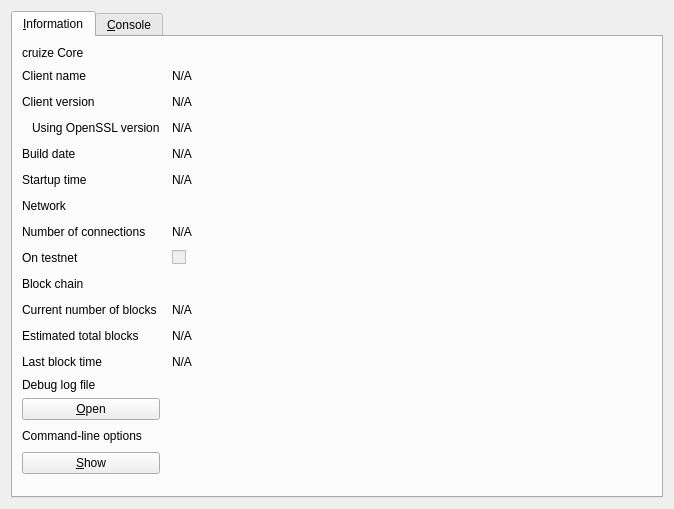
<?xml version="1.0" encoding="UTF-8"?>
<ui version="4.0">
 <class>RPCConsole</class>
 <widget class="QDialog" name="RPCConsole">
  <property name="geometry">
   <rect>
    <x>0</x>
    <y>0</y>
    <width>674</width>
    <height>509</height>
   </rect>
  </property>
  <property name="windowTitle">
   <string>cruize - Debug window</string>
  </property>
  <layout class="QVBoxLayout" name="verticalLayout_2">
   <item>
    <widget class="QTabWidget" name="tabWidget">
     <property name="currentIndex">
      <number>0</number>
     </property>
     <widget class="QWidget" name="tab_info">
      <attribute name="title">
       <string>&amp;Information</string>
      </attribute>
      <layout class="QGridLayout" name="gridLayout" columnstretch="0,1,0,0">
       <property name="horizontalSpacing">
        <number>12</number>
       </property>
       <item row="12" column="0">
        <widget class="QLabel" name="label_2">
         <property name="text">
          <string>Last block time</string>
         </property>
        </widget>
       </item>
       <item row="9" column="0">
        <widget class="QLabel" name="label_10">
         <property name="font">
          <font>
           <weight>50</weight>
           <bold>false</bold>
          </font>
         </property>
         <property name="text">
          <string>Block chain</string>
         </property>
        </widget>
       </item>
       <item row="8" column="1">
        <widget class="QCheckBox" name="isTestNet">
         <property name="enabled">
          <bool>false</bool>
         </property>
         <property name="text">
          <string/>
         </property>
        </widget>
       </item>
       <item row="11" column="1">
        <widget class="QLabel" name="totalBlocks">
         <property name="cursor">
          <cursorShape>IBeamCursor</cursorShape>
         </property>
         <property name="text">
          <string>N/A</string>
         </property>
         <property name="textFormat">
          <enum>Qt::PlainText</enum>
         </property>
         <property name="textInteractionFlags">
          <set>Qt::LinksAccessibleByMouse|Qt::TextSelectableByKeyboard|Qt::TextSelectableByMouse</set>
         </property>
        </widget>
       </item>
       <item row="10" column="0">
        <widget class="QLabel" name="label_3">
         <property name="text">
          <string>Current number of blocks</string>
         </property>
        </widget>
       </item>
       <item row="7" column="1">
        <widget class="QLabel" name="numberOfConnections">
         <property name="cursor">
          <cursorShape>IBeamCursor</cursorShape>
         </property>
         <property name="text">
          <string>N/A</string>
         </property>
         <property name="textFormat">
          <enum>Qt::PlainText</enum>
         </property>
         <property name="textInteractionFlags">
          <set>Qt::LinksAccessibleByMouse|Qt::TextSelectableByKeyboard|Qt::TextSelectableByMouse</set>
         </property>
        </widget>
       </item>
       <item row="7" column="0">
        <widget class="QLabel" name="label_7">
         <property name="text">
          <string>Number of connections</string>
         </property>
        </widget>
       </item>
       <item row="10" column="1">
        <widget class="QLabel" name="numberOfBlocks">
         <property name="cursor">
          <cursorShape>IBeamCursor</cursorShape>
         </property>
         <property name="text">
          <string>N/A</string>
         </property>
         <property name="textFormat">
          <enum>Qt::PlainText</enum>
         </property>
         <property name="textInteractionFlags">
          <set>Qt::LinksAccessibleByMouse|Qt::TextSelectableByKeyboard|Qt::TextSelectableByMouse</set>
         </property>
        </widget>
       </item>
       <item row="8" column="0">
        <widget class="QLabel" name="label_8">
         <property name="text">
          <string>On testnet</string>
         </property>
        </widget>
       </item>
       <item row="11" column="0">
        <widget class="QLabel" name="label_4">
         <property name="text">
          <string>Estimated total blocks</string>
         </property>
        </widget>
       </item>
       <item row="4" column="2">
        <spacer name="horizontalSpacer">
         <property name="orientation">
          <enum>Qt::Horizontal</enum>
         </property>
         <property name="sizeHint" stdset="0">
          <size>
           <width>40</width>
           <height>20</height>
          </size>
         </property>
        </spacer>
       </item>
       <item row="1" column="2">
        <spacer name="horizontalSpacer_2">
         <property name="orientation">
          <enum>Qt::Horizontal</enum>
         </property>
         <property name="sizeHint" stdset="0">
          <size>
           <width>40</width>
           <height>20</height>
          </size>
         </property>
        </spacer>
       </item>
       <item row="2" column="2">
        <spacer name="horizontalSpacer_3">
         <property name="orientation">
          <enum>Qt::Horizontal</enum>
         </property>
         <property name="sizeHint" stdset="0">
          <size>
           <width>40</width>
           <height>20</height>
          </size>
         </property>
        </spacer>
       </item>
       <item row="3" column="2">
        <spacer name="horizontalSpacer_4">
         <property name="orientation">
          <enum>Qt::Horizontal</enum>
         </property>
         <property name="sizeHint" stdset="0">
          <size>
           <width>40</width>
           <height>20</height>
          </size>
         </property>
        </spacer>
       </item>
       <item row="4" column="0">
        <widget class="QLabel" name="label_12">
         <property name="text">
          <string>Build date</string>
         </property>
        </widget>
       </item>
       <item row="3" column="1">
        <widget class="QLabel" name="openSSLVersion">
         <property name="cursor">
          <cursorShape>IBeamCursor</cursorShape>
         </property>
         <property name="text">
          <string>N/A</string>
         </property>
         <property name="textFormat">
          <enum>Qt::PlainText</enum>
         </property>
         <property name="textInteractionFlags">
          <set>Qt::LinksAccessibleByMouse|Qt::TextSelectableByKeyboard|Qt::TextSelectableByMouse</set>
         </property>
        </widget>
       </item>
       <item row="0" column="0">
        <widget class="QLabel" name="label_9">
         <property name="font">
          <font>
           <weight>50</weight>
           <bold>false</bold>
          </font>
         </property>
         <property name="text">
          <string>cruize Core</string>
         </property>
        </widget>
       </item>
       <item row="2" column="0">
        <widget class="QLabel" name="label_6">
         <property name="text">
          <string>Client version</string>
         </property>
        </widget>
       </item>
       <item row="1" column="0">
        <widget class="QLabel" name="label_5">
         <property name="text">
          <string>Client name</string>
         </property>
        </widget>
       </item>
       <item row="3" column="0">
        <widget class="QLabel" name="label_14">
         <property name="text">
          <string>Using OpenSSL version</string>
         </property>
         <property name="indent">
          <number>10</number>
         </property>
        </widget>
       </item>
       <item row="2" column="1">
        <widget class="QLabel" name="clientVersion">
         <property name="cursor">
          <cursorShape>IBeamCursor</cursorShape>
         </property>
         <property name="text">
          <string>N/A</string>
         </property>
         <property name="textFormat">
          <enum>Qt::PlainText</enum>
         </property>
         <property name="textInteractionFlags">
          <set>Qt::LinksAccessibleByMouse|Qt::TextSelectableByKeyboard|Qt::TextSelectableByMouse</set>
         </property>
        </widget>
       </item>
       <item row="1" column="1">
        <widget class="QLabel" name="clientName">
         <property name="cursor">
          <cursorShape>IBeamCursor</cursorShape>
         </property>
         <property name="text">
          <string>N/A</string>
         </property>
         <property name="textFormat">
          <enum>Qt::PlainText</enum>
         </property>
         <property name="textInteractionFlags">
          <set>Qt::LinksAccessibleByMouse|Qt::TextSelectableByKeyboard|Qt::TextSelectableByMouse</set>
         </property>
        </widget>
       </item>
       <item row="4" column="1">
        <widget class="QLabel" name="buildDate">
         <property name="cursor">
          <cursorShape>IBeamCursor</cursorShape>
         </property>
         <property name="text">
          <string>N/A</string>
         </property>
         <property name="textFormat">
          <enum>Qt::PlainText</enum>
         </property>
         <property name="textInteractionFlags">
          <set>Qt::LinksAccessibleByMouse|Qt::TextSelectableByKeyboard|Qt::TextSelectableByMouse</set>
         </property>
        </widget>
       </item>
       <item row="5" column="0">
        <widget class="QLabel" name="label_13">
         <property name="text">
          <string>Startup time</string>
         </property>
        </widget>
       </item>
       <item row="5" column="1">
        <widget class="QLabel" name="startupTime">
         <property name="cursor">
          <cursorShape>IBeamCursor</cursorShape>
         </property>
         <property name="text">
          <string>N/A</string>
         </property>
         <property name="textFormat">
          <enum>Qt::PlainText</enum>
         </property>
         <property name="textInteractionFlags">
          <set>Qt::LinksAccessibleByMouse|Qt::TextSelectableByKeyboard|Qt::TextSelectableByMouse</set>
         </property>
        </widget>
       </item>
       <item row="6" column="0">
        <widget class="QLabel" name="label_11">
         <property name="font">
          <font>
           <weight>50</weight>
           <bold>false</bold>
          </font>
         </property>
         <property name="text">
          <string>Network</string>
         </property>
        </widget>
       </item>
       <item row="6" column="2">
        <spacer name="horizontalSpacer_6">
         <property name="orientation">
          <enum>Qt::Horizontal</enum>
         </property>
         <property name="sizeHint" stdset="0">
          <size>
           <width>40</width>
           <height>20</height>
          </size>
         </property>
        </spacer>
       </item>
       <item row="5" column="2">
        <spacer name="horizontalSpacer_5">
         <property name="orientation">
          <enum>Qt::Horizontal</enum>
         </property>
         <property name="sizeHint" stdset="0">
          <size>
           <width>40</width>
           <height>20</height>
          </size>
         </property>
        </spacer>
       </item>
       <item row="12" column="1">
        <widget class="QLabel" name="lastBlockTime">
         <property name="cursor">
          <cursorShape>IBeamCursor</cursorShape>
         </property>
         <property name="text">
          <string>N/A</string>
         </property>
         <property name="textFormat">
          <enum>Qt::PlainText</enum>
         </property>
         <property name="textInteractionFlags">
          <set>Qt::LinksAccessibleByMouse|Qt::TextSelectableByKeyboard|Qt::TextSelectableByMouse</set>
         </property>
        </widget>
       </item>
       <item row="13" column="0">
        <spacer name="verticalSpacer_2">
         <property name="orientation">
          <enum>Qt::Vertical</enum>
         </property>
         <property name="sizeHint" stdset="0">
          <size>
           <width>20</width>
           <height>20</height>
          </size>
         </property>
        </spacer>
       </item>
       <item row="14" column="0">
        <widget class="QLabel" name="labelDebugLogfile">
         <property name="font">
          <font>
           <weight>50</weight>
           <bold>false</bold>
          </font>
         </property>
         <property name="text">
          <string>Debug log file</string>
         </property>
        </widget>
       </item>
       <item row="15" column="0">
        <widget class="QPushButton" name="openDebugLogfileButton">
         <property name="toolTip">
          <string>Open the cruize debug log file from the current data directory. This can take a few seconds for large log files.</string>
         </property>
         <property name="text">
          <string>&amp;Open</string>
         </property>
         <property name="autoDefault">
          <bool>false</bool>
         </property>
        </widget>
       </item>
       <item row="16" column="0">
        <widget class="QLabel" name="labelCLOptions">
         <property name="font">
          <font>
           <weight>50</weight>
           <bold>false</bold>
          </font>
         </property>
         <property name="text">
          <string>Command-line options</string>
         </property>
        </widget>
       </item>
       <item row="17" column="0">
        <widget class="QPushButton" name="showCLOptionsButton">
         <property name="toolTip">
          <string>Show the cruize-Qt help message to get a list with possible cruize command-line options.</string>
         </property>
         <property name="text">
          <string>&amp;Show</string>
         </property>
         <property name="autoDefault">
          <bool>false</bool>
         </property>
        </widget>
       </item>
       <item row="18" column="0">
        <spacer name="verticalSpacer">
         <property name="orientation">
          <enum>Qt::Vertical</enum>
         </property>
         <property name="sizeHint" stdset="0">
          <size>
           <width>20</width>
           <height>40</height>
          </size>
         </property>
        </spacer>
       </item>
       <item row="8" column="2">
        <spacer name="horizontalSpacer_8">
         <property name="orientation">
          <enum>Qt::Horizontal</enum>
         </property>
         <property name="sizeHint" stdset="0">
          <size>
           <width>40</width>
           <height>20</height>
          </size>
         </property>
        </spacer>
       </item>
       <item row="7" column="2">
        <spacer name="horizontalSpacer_7">
         <property name="orientation">
          <enum>Qt::Horizontal</enum>
         </property>
         <property name="sizeHint" stdset="0">
          <size>
           <width>40</width>
           <height>20</height>
          </size>
         </property>
        </spacer>
       </item>
       <item row="9" column="2">
        <spacer name="horizontalSpacer_9">
         <property name="orientation">
          <enum>Qt::Horizontal</enum>
         </property>
         <property name="sizeHint" stdset="0">
          <size>
           <width>40</width>
           <height>20</height>
          </size>
         </property>
        </spacer>
       </item>
       <item row="10" column="2">
        <spacer name="horizontalSpacer_10">
         <property name="orientation">
          <enum>Qt::Horizontal</enum>
         </property>
         <property name="sizeHint" stdset="0">
          <size>
           <width>40</width>
           <height>20</height>
          </size>
         </property>
        </spacer>
       </item>
       <item row="11" column="2">
        <spacer name="horizontalSpacer_11">
         <property name="orientation">
          <enum>Qt::Horizontal</enum>
         </property>
         <property name="sizeHint" stdset="0">
          <size>
           <width>40</width>
           <height>20</height>
          </size>
         </property>
        </spacer>
       </item>
       <item row="12" column="2">
        <spacer name="horizontalSpacer_12">
         <property name="orientation">
          <enum>Qt::Horizontal</enum>
         </property>
         <property name="sizeHint" stdset="0">
          <size>
           <width>40</width>
           <height>20</height>
          </size>
         </property>
        </spacer>
       </item>
       <item row="15" column="2">
        <spacer name="horizontalSpacer_13">
         <property name="orientation">
          <enum>Qt::Horizontal</enum>
         </property>
         <property name="sizeHint" stdset="0">
          <size>
           <width>40</width>
           <height>20</height>
          </size>
         </property>
        </spacer>
       </item>
       <item row="16" column="2">
        <spacer name="horizontalSpacer_14">
         <property name="orientation">
          <enum>Qt::Horizontal</enum>
         </property>
         <property name="sizeHint" stdset="0">
          <size>
           <width>40</width>
           <height>20</height>
          </size>
         </property>
        </spacer>
       </item>
       <item row="17" column="2">
        <spacer name="horizontalSpacer_15">
         <property name="orientation">
          <enum>Qt::Horizontal</enum>
         </property>
         <property name="sizeHint" stdset="0">
          <size>
           <width>40</width>
           <height>20</height>
          </size>
         </property>
        </spacer>
       </item>
       <item row="15" column="3" rowspan="3">
        <widget class="QLabel" name="label_15">
         <property name="text">
          <string/>
         </property>
         <property name="pixmap">
          <pixmap resource="../bitcoin.qrc">:/images/small_logo</pixmap>
         </property>
         <property name="scaledContents">
          <bool>false</bool>
         </property>
        </widget>
       </item>
      </layout>
     </widget>
     <widget class="QWidget" name="tab_console">
      <attribute name="title">
       <string>&amp;Console</string>
      </attribute>
      <layout class="QVBoxLayout" name="verticalLayout_3">
       <property name="spacing">
        <number>3</number>
       </property>
       <item>
        <widget class="QTextEdit" name="messagesWidget">
         <property name="minimumSize">
          <size>
           <width>0</width>
           <height>100</height>
          </size>
         </property>
         <property name="readOnly">
          <bool>true</bool>
         </property>
         <property name="tabKeyNavigation" stdset="0">
          <bool>false</bool>
         </property>
         <property name="columnCount" stdset="0">
          <number>2</number>
         </property>
        </widget>
       </item>
       <item>
        <layout class="QHBoxLayout" name="horizontalLayout">
         <property name="spacing">
          <number>3</number>
         </property>
         <item>
          <widget class="QLabel" name="label">
           <property name="text">
            <string notr="true">&gt;</string>
           </property>
          </widget>
         </item>
         <item>
          <widget class="QLineEdit" name="lineEdit"/>
         </item>
         <item>
          <widget class="QPushButton" name="clearButton">
           <property name="maximumSize">
            <size>
             <width>24</width>
             <height>24</height>
            </size>
           </property>
           <property name="toolTip">
            <string>Clear console</string>
           </property>
           <property name="text">
            <string/>
           </property>
           <property name="icon">
            <iconset resource="../bitcoin.qrc">
             <normaloff>:/icons/remove</normaloff>:/icons/remove</iconset>
           </property>
           <property name="shortcut">
            <string notr="true">Ctrl+L</string>
           </property>
           <property name="autoDefault">
            <bool>false</bool>
           </property>
          </widget>
         </item>
        </layout>
       </item>
      </layout>
     </widget>
    </widget>
   </item>
  </layout>
 </widget>
 <resources>
  <include location="../bitcoin.qrc"/>
 </resources>
 <connections/>
</ui>
